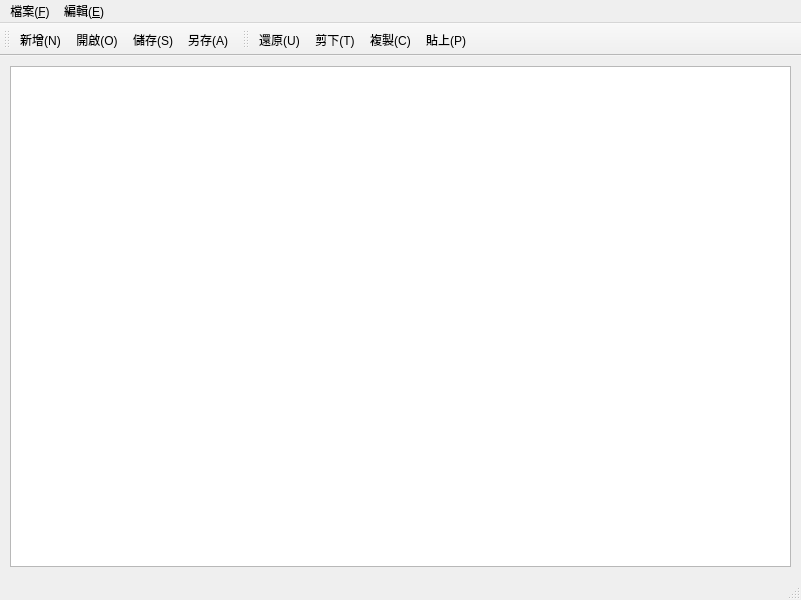
<?xml version="1.0" encoding="UTF-8"?>
<ui version="4.0">
 <class>MainWindow</class>
 <widget class="QMainWindow" name="MainWindow">
  <property name="geometry">
   <rect>
    <x>0</x>
    <y>0</y>
    <width>801</width>
    <height>600</height>
   </rect>
  </property>
  <property name="windowTitle">
   <string>MainWindow</string>
  </property>
  <widget class="QWidget" name="centralwidget">
   <widget class="QTextEdit" name="textEdit">
    <property name="geometry">
     <rect>
      <x>10</x>
      <y>10</y>
      <width>781</width>
      <height>501</height>
     </rect>
    </property>
   </widget>
  </widget>
  <widget class="QMenuBar" name="menubar">
   <property name="geometry">
    <rect>
     <x>0</x>
     <y>0</y>
     <width>801</width>
     <height>22</height>
    </rect>
   </property>
   <widget class="QMenu" name="menu_F">
    <property name="title">
     <string>檔案(&amp;F)</string>
    </property>
    <addaction name="actionNew"/>
    <addaction name="actionOpen"/>
    <addaction name="actionClose"/>
    <addaction name="separator"/>
    <addaction name="actionSave"/>
    <addaction name="actionASave"/>
    <addaction name="separator"/>
    <addaction name="actionQuit"/>
   </widget>
   <widget class="QMenu" name="menu_E">
    <property name="title">
     <string>編輯(&amp;E)</string>
    </property>
    <addaction name="actionUndo"/>
    <addaction name="actionCuT"/>
    <addaction name="actionCopy"/>
    <addaction name="actionAll"/>
    <addaction name="actionPaste"/>
   </widget>
   <addaction name="menu_F"/>
   <addaction name="menu_E"/>
  </widget>
  <widget class="QStatusBar" name="statusbar"/>
  <widget class="QToolBar" name="filetoolBar">
   <property name="windowTitle">
    <string>toolBar</string>
   </property>
   <attribute name="toolBarArea">
    <enum>TopToolBarArea</enum>
   </attribute>
   <attribute name="toolBarBreak">
    <bool>false</bool>
   </attribute>
   <addaction name="actionNew"/>
   <addaction name="actionOpen"/>
   <addaction name="actionSave"/>
   <addaction name="actionASave"/>
  </widget>
  <widget class="QToolBar" name="edittoolBar">
   <property name="windowTitle">
    <string>toolBar</string>
   </property>
   <attribute name="toolBarArea">
    <enum>TopToolBarArea</enum>
   </attribute>
   <attribute name="toolBarBreak">
    <bool>false</bool>
   </attribute>
   <addaction name="actionUndo"/>
   <addaction name="actionCuT"/>
   <addaction name="actionCopy"/>
   <addaction name="actionPaste"/>
  </widget>
  <action name="actionNew">
   <property name="icon">
    <iconset resource="images/designwindow.qrc">
     <normaloff>:/images/new.png</normaloff>:/images/new.png</iconset>
   </property>
   <property name="text">
    <string>新增(&amp;N)</string>
   </property>
   <property name="shortcut">
    <string>Ctrl+Z</string>
   </property>
  </action>
  <action name="actionOpen">
   <property name="icon">
    <iconset resource="images/designwindow.qrc">
     <normaloff>:/images/open.png</normaloff>:/images/open.png</iconset>
   </property>
   <property name="text">
    <string>開啟(&amp;O)</string>
   </property>
   <property name="shortcut">
    <string>Ctrl+O</string>
   </property>
  </action>
  <action name="actionClose">
   <property name="text">
    <string>關閉(&amp;C)</string>
   </property>
  </action>
  <action name="actionSave">
   <property name="icon">
    <iconset resource="images/designwindow.qrc">
     <normaloff>:/images/save.png</normaloff>:/images/save.png</iconset>
   </property>
   <property name="text">
    <string>儲存(&amp;S)</string>
   </property>
   <property name="shortcut">
    <string>Ctrl+S</string>
   </property>
  </action>
  <action name="actionASave">
   <property name="icon">
    <iconset resource="images/designwindow.qrc">
     <normaloff>:/images/asave.png</normaloff>:/images/asave.png</iconset>
   </property>
   <property name="text">
    <string>另存(&amp;A)</string>
   </property>
  </action>
  <action name="actionQuit">
   <property name="text">
    <string>退出(&amp;X)</string>
   </property>
  </action>
  <action name="actionUndo">
   <property name="icon">
    <iconset resource="images/designwindow.qrc">
     <normaloff>:/images/undo.png</normaloff>:/images/undo.png</iconset>
   </property>
   <property name="text">
    <string>還原(&amp;U)</string>
   </property>
   <property name="shortcut">
    <string>Ctrl+Z</string>
   </property>
  </action>
  <action name="actionCuT">
   <property name="icon">
    <iconset resource="images/designwindow.qrc">
     <normaloff>:/images/cut.png</normaloff>:/images/cut.png</iconset>
   </property>
   <property name="text">
    <string>剪下(&amp;T)</string>
   </property>
   <property name="shortcut">
    <string>Ctrl+X</string>
   </property>
  </action>
  <action name="actionCopy">
   <property name="icon">
    <iconset resource="images/designwindow.qrc">
     <normaloff>:/images/copy.png</normaloff>:/images/copy.png</iconset>
   </property>
   <property name="text">
    <string>複製(&amp;C)</string>
   </property>
   <property name="shortcut">
    <string>Ctrl+C</string>
   </property>
  </action>
  <action name="actionAll">
   <property name="text">
    <string>全選(&amp;A)</string>
   </property>
   <property name="shortcut">
    <string>Ctrl+A</string>
   </property>
  </action>
  <action name="actionPaste">
   <property name="icon">
    <iconset resource="images/designwindow.qrc">
     <normaloff>:/images/paste.png</normaloff>:/images/paste.png</iconset>
   </property>
   <property name="text">
    <string>貼上(&amp;P)</string>
   </property>
   <property name="shortcut">
    <string>Ctrl+V</string>
   </property>
  </action>
 </widget>
 <resources>
  <include location="images/designwindow.qrc"/>
 </resources>
 <connections/>
</ui>
